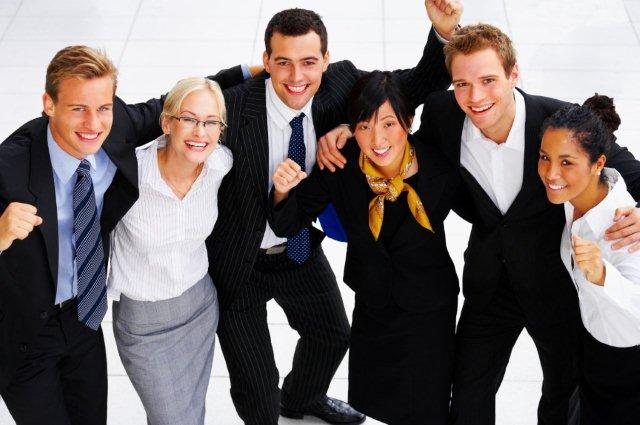
//> input picture Proj2_FaceDetection/Proj2_FaceDetection/group.jpg, 640 x 425 px
$ ./Source   (built with g++ and OpenCV 4)
//> lines starting //> are read from the running program, lines starting //| are printed output that depends on the picture; after the words box and inside, x2 and y2 are one past the last pixel; in counts of white or black regions, pixels touching at a corner belong together
// CS 510 Intro to Computer Vision (Winter 2016)
// Student: Jong Seong Lee
// Project 2 Face Detection
// 02/21/2016

// *** Description:
// This program will demonstrate Viola Jones face detection and
// Eigenfaces, Fisherfaces, Local Binary Patterns Histograms face recognitions.

// *** Notice:
// Please run this program in release mode!
// Please add the environment variable "OPENCV_DIR" with the value of "opencv directory"\build\x86\vc12
// (For example, C:\Opencv\build\x86\vc12)

// *** Prerequisites:
// 1. Opencv 2.4.10

// *** Develpment Environment:
// 1. Visual Studio 2013
// 2. Windows 7 64bit

// *** Code References:
// 1. Viola Jones Face Detection
// http://study.marearts.com/2014/09/opencv-face-detection-using-adaboost.html
// 2. Face Recognition (Eigenfaces / Fisherfaces / Local Binary Patterns Histograms)
// http://docs.opencv.org/2.4/modules/contrib/doc/facerec/tutorial/facerec_video_recognition.html
// https://github.com/gihantharanga/ComputerVision

#include <iostream>
#include <string>
#include <fstream>
#include <sstream>

#include "opencv2\core\core.hpp"
#include "opencv2\contrib\contrib.hpp"
#include "opencv2\highgui\highgui.hpp"
#include "opencv2\objdetect\objdetect.hpp"
#include "opencv2\opencv.hpp"

using namespace std;
using namespace cv;

// constants
string const XMLFILE = "haarcascade_frontalface_default.xml";
string const CSV = "at.txt";
string const EIGEN = "eigenface.yml";
string const FISHER = "fisherface.yml";
string const LBPH = "LBPHface.yml";
string const IMAGE = "group.jpg";
string const NAME = "Jong";

int const LABEL = 39;

enum FaceRec { FisherRec, EigenRec, LBPHRec };

void violaJones(string imageFile) {
	Mat img = imread(imageFile, CV_LOAD_IMAGE_COLOR);

	Mat grayImg(img.size(), CV_8UC1);
	cvtColor(img, grayImg, COLOR_BGR2GRAY);
	equalizeHist(grayImg, grayImg);

	CascadeClassifier face_cascade;
	bool test = face_cascade.load(XMLFILE);

	vector<Rect> faces;

	if (!grayImg.empty() && test) {
		face_cascade.detectMultiScale(grayImg, faces, 1.1, 3, 0 | CV_HAAR_SCALE_IMAGE, Size(30, 30));
	}

	if (faces.size() >= 1)
	{
		for (int ji = 0; ji < faces.size(); ++ji)
		{
			rectangle(img, faces[ji], CV_RGB(0, 0, 255), 4);
		}
	}

	imshow("result", img);
	waitKey(0);
}

// [274 lines left out: functions MatNorm, dbread, eigenFaceTrainer, fisherFaceTrainer, LBPHFaceTrainer, FaceRecognition, not called in this run]

int main() {
	cout << "Please select among following:\n"
		<< "1. Single Image Face Detection\n"
		<< "2. Fisher Face Trainer\n"
		<< "3. Video Face Recognition with Fisherfaces\n"
		<< "4. Eigen Face Trainer\n"
		<< "5. Video Face Recognition with Eigenfaces\n"
		<< "6. LBPH Face Trainer\n"
		<< "7. Video Face Recognition with LBPH\n";

	int selection;
	cin >> selection;
//> the answer given: 1

	if (!cin) {
		cout << "Wrong input, please try again...";
	}
	else {
		switch (selection) {
		case 1:
			violaJones(IMAGE);
//> in violaJones, img is the input picture: 425 rows x 640 cols, CV_8UC3; mean B, G, R 106.5, 107, 116
//> in violaJones, `cvtColor(img, grayImg, COLOR_BGR2GRAY);`:
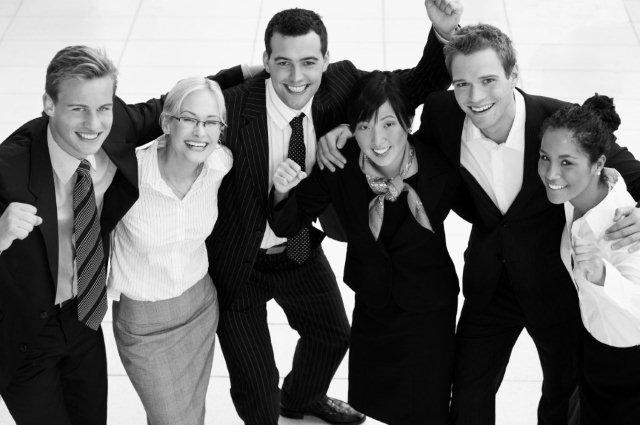
//> grayImg: 425 rows x 640 cols, CV_8UC1; min 0, max 255, mean 109.6
//> in violaJones, `equalizeHist(grayImg, grayImg);`:
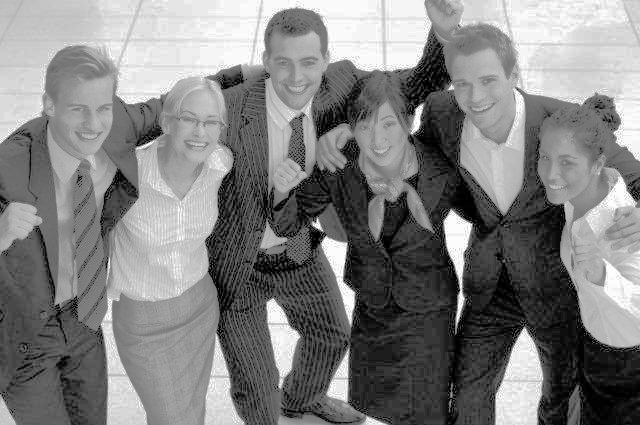
//> grayImg: 425 rows x 640 cols, CV_8UC1; min 0, max 255, mean 128.1
//> in violaJones, `face_cascade.detectMultiScale(grayImg, faces, 1.1, 3, 0 | CV_HAAR_SCAL..`: faces = 6 Rects (x, y, width, height): [265, 39, 63, 63], [58, 85, 64, 64], [168, 97, 62, 62], [530, 136, 65, 65], [441, 55, 69, 69], [349, 103, 62, 62]
//> the loop in violaJones, `for (int ji = 0; ji < faces.size(); ++ji)` made 6 passes
//> after the loop in violaJones, `for (int ji = 0; ji < faces.size(); ++ji)`:
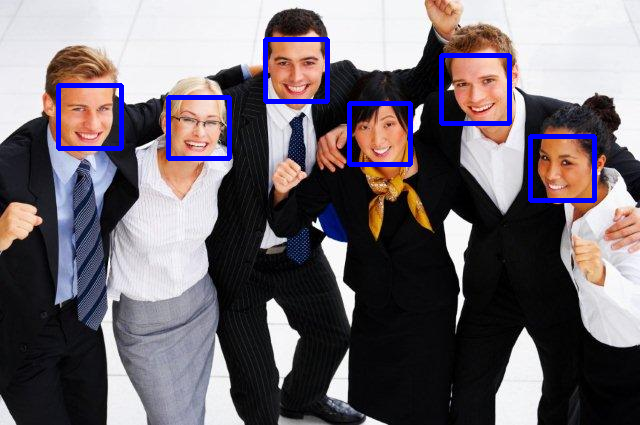
//> img: 425 rows x 640 cols, CV_8UC3; 2.76% of pixels changed, all inside (x1, y1, x2, y2) = (56, 37, 597, 203)
			break;
		case 2:
			fisherFaceTrainer();
			break;
		case 3:
			FaceRecognition(FISHER, FisherRec);
			break;
		case 4:
			eigenFaceTrainer();
			break;
		case 5:
			FaceRecognition(EIGEN, EigenRec);
			break;
		case 6:
			LBPHFaceTrainer();
			break;
		case 7:
			FaceRecognition(LBPH, LBPHRec);
			break;
		default:
			cout << "Wrong input, please try again...";
			break;
		}
	}

	system("pause");
	return 0;
}
